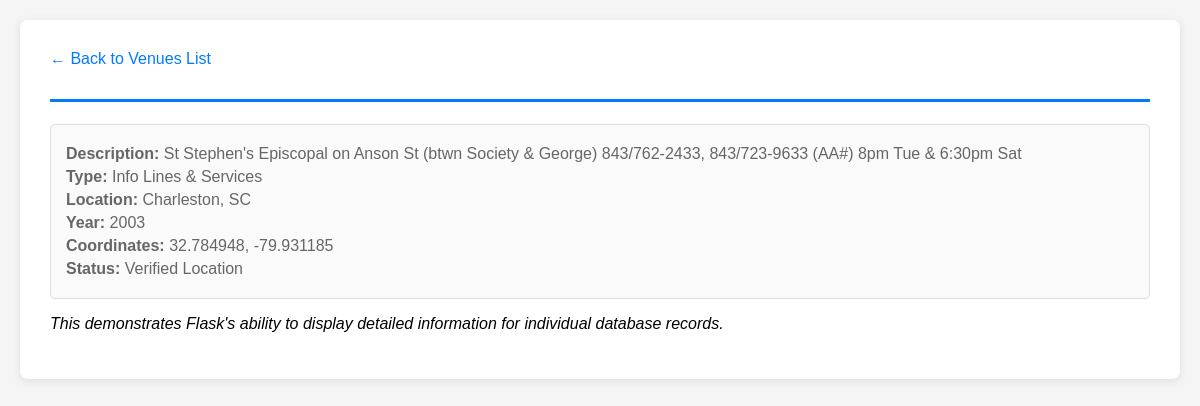
The page /venue/2 on the database its author committed.
### tables this page shows
CREATE TABLE venues (
    venue_id INTEGER PRIMARY KEY AUTOINCREMENT,
    unique_id TEXT,
    title TEXT,
    description TEXT,
    type TEXT,
    street_address TEXT,
    city_id INTEGER,
    year INTEGER,
    amenity_features TEXT,
    notes TEXT,
    full_address TEXT,
    lat REAL,
    lon REAL,
    geo_address TEXT,
    unclear_address TEXT,
    status TEXT,
    FOREIGN KEY (city_id) REFERENCES cities (city_id)
);

CREATE TABLE cities (
    city_id INTEGER PRIMARY KEY AUTOINCREMENT,
    city_name TEXT NOT NULL,
    state TEXT NOT NULL,
    UNIQUE(city_name, state)
);

### app.py (the view)
@app.route('/venue/<int:venue_id>')
def venue_detail(venue_id):
    conn = get_db_connection()
    venue = conn.execute('''
        SELECT v.*, c.city_name, c.state
        FROM venues v
        JOIN cities c ON v.city_id = c.city_id
        WHERE v.venue_id = ?
    ''', (venue_id,)).fetchone()  # The (venue_id,) is a tuple with the parameter
    conn.close()
    if venue is None:
        return "Venue not found", 404
    return render_template('venue_detail.html', venue=venue)

### app.py (called while the page is built)
def get_db_connection():
    conn = sqlite3.connect(DB_PATH)
    conn.row_factory = sqlite3.Row  # This allows us to access columns by name like row['title']
    return conn

### templates/venue_detail.html (shortened to what this page needs)
{% extends "base.html" %}
{% block content %}
<div class="back-link">
    <a href="/">&larr; Back to Venues List</a>
</div>
<h1>{{ venue.title }}</h1>
<div class="venue-card">
    {% if venue.description %}
    <div class="venue-info"><strong>Description:</strong> {{ venue.description }}</div>
    {% endif %}
    {% if venue.type %}
    <div class="venue-info"><strong>Type:</strong> {{ venue.type }}</div>
    {% endif %}
    <div class="venue-info"><strong>Location:</strong> {{ venue.city_name }}, {{ venue.state }}</div>
    {% if venue.year %}
    <div class="venue-info"><strong>Year:</strong> {{ venue.year }}</div>
    {% endif %}
    {% if venue.lat and venue.lon %}
    <div class="venue-info"><strong>Coordinates:</strong> {{ venue.lat }}, {{ venue.lon }}</div>
    {% endif %}
    {% if venue.status %}
    <div class="venue-info"><strong>Status:</strong> {{ venue.status }}</div>
    {% endif %}
</div>
<p><em>This demonstrates Flask's ability to display detailed information for individual database records.</em></p>
{% endblock %}

### templates/base.html (style rules this page uses)
body { font-family: Arial, sans-serif; max-width: 1200px; margin: 0 auto; padding: 20px; background-color: #f5f5f5; }
h1 { color: #333; border-bottom: 3px solid #007bff; padding-bottom: 10px; }
.venue-card { border: 1px solid #ddd; border-radius: 5px; padding: 15px; margin: 10px 0; background-color: #fafafa; }
.venue-info { color: #666; margin: 5px 0; }
a { color: #007bff; text-decoration: none; }
.back-link { margin-bottom: 20px; }

### rows shown on the page
venues: description "St Stephen's Episcopal on Anson St (btwn Society & George) 843/762-2433, 843/723-9633 (AA#) 8pm Tue & 6:30pm Sat", type "Info Lines & Services", year "2003", lat "32.784948", lon "-79.931185", status "Verified Location"
cities: city_name "Charleston", state "SC"
